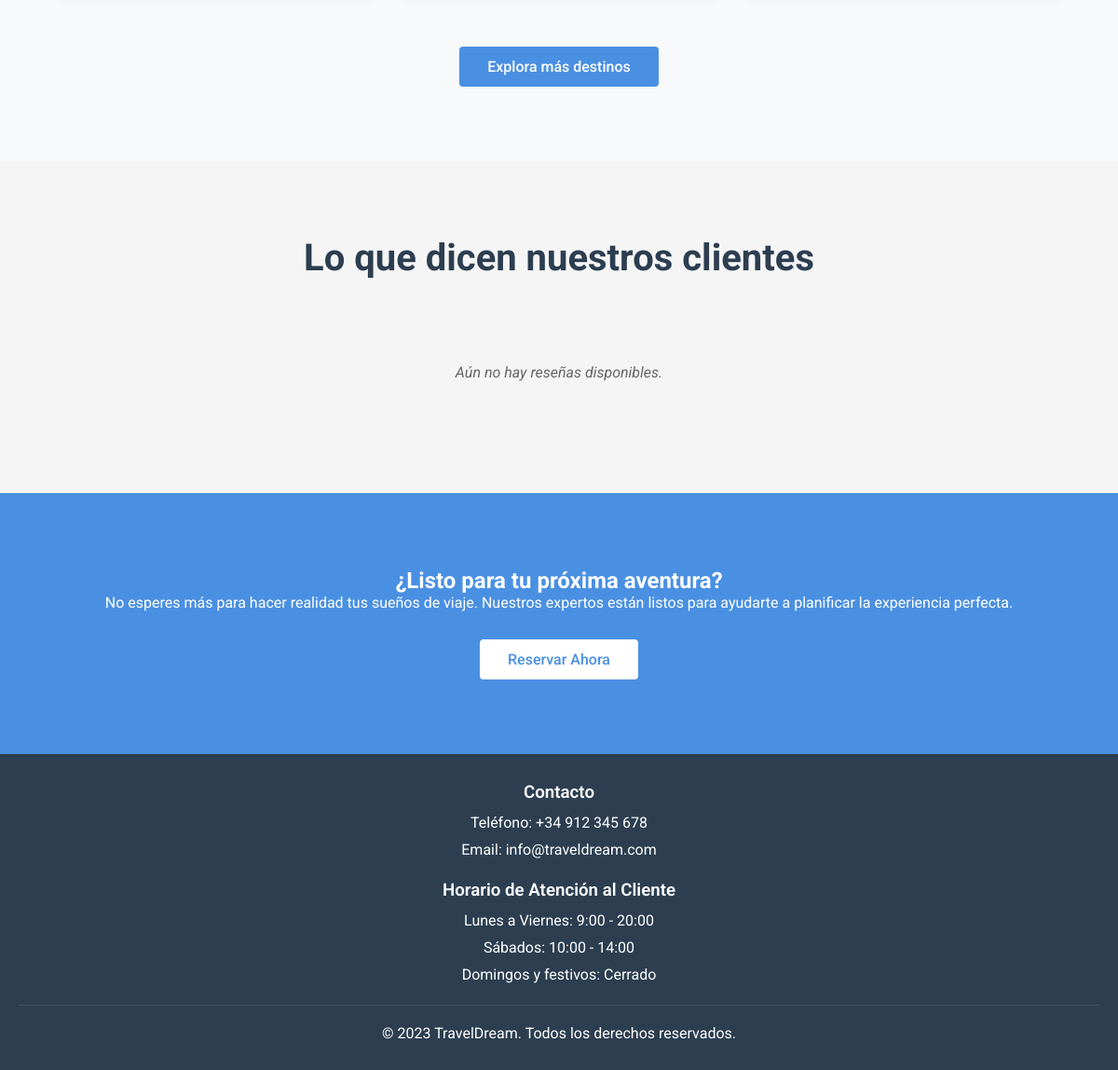
The app's page / (lower part), older data.
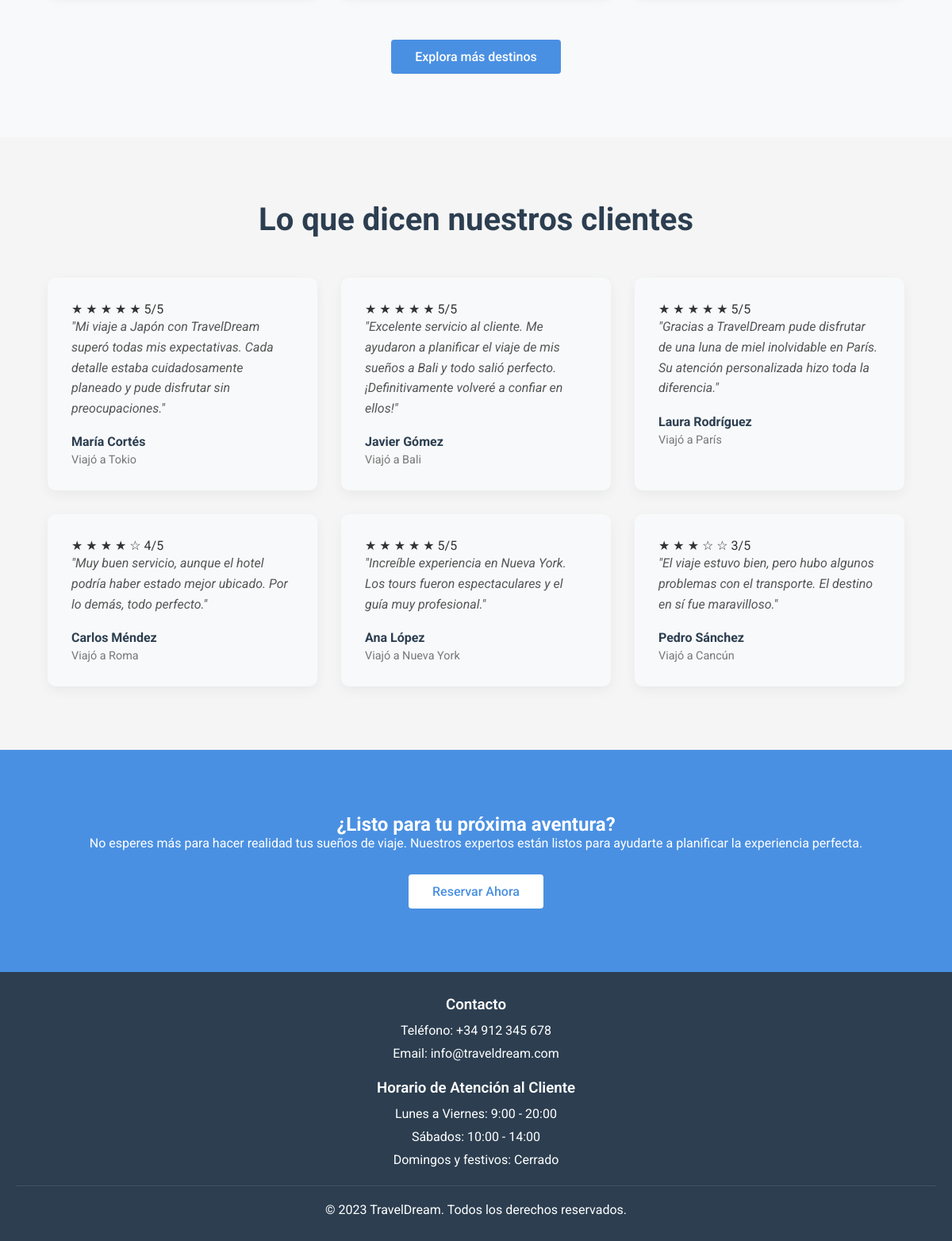
The same page, newer data.
### appAgenciaDjango/models.py (models this page shows, shortened)
class Resena(models.Model):
    nombre = models.CharField(max_length=100)
    puntuacion = models.IntegerField(
        choices=[(i, str(i)) for i in range(1, 6)],
        default=5
    )
    reseña = models.TextField()
    fecha = models.DateTimeField(auto_now_add=True)
    destino_viajado = models.CharField(max_length=100, blank=True, null=True)

### appAgenciaDjango/views.py (the view)
# urls.py: path('', views.index, name='index'),
def index(request):
    lista_destinos = Destino.objects.all()[:3]
    reseñas = Resena.objects.all()[:6]  # Obtener las 6 reseñas más recientes
    return render(request, 'index.html', {
        'destinos': lista_destinos,
        'reseñas': reseñas  # Cambia el nombre a reseñas (con ñ) o usa 'reviews'
    })
    return render(request, 'index.html', {'destinos': lista_destinos})

### appAgenciaDjango/templates/index.html (shortened to what this page needs)
{% extends 'base.html' %}
{% load static %}
{% block extra_css %}
<link rel="stylesheet" href="{% static 'css/index.css' %}?v=1.5">
{% endblock %}
{% block contenido %}
<section class="destinations-section">
    <div class="destinations-container">
        <div style="text-align: center; margin-top: 30px;">
            <a href="{% url 'destinos' %}" class="explore-button">Explora más destinos</a>
        </div>
    </div>
</section>
<section class="testimonials-section">
    <div class="testimonials-container">
        <h2 class="section-title">Lo que dicen nuestros clientes</h2>
        <div class="testimonials-grid">
            {% for reseña in reseñas %}
            <div class="testimonial-card">
                <div class="star-rating">
                    {% if reseña.puntuacion >= 1 %}★{% else %}☆{% endif %}
                    {% if reseña.puntuacion >= 2 %}★{% else %}☆{% endif %}
                    {% if reseña.puntuacion >= 3 %}★{% else %}☆{% endif %}
                    {% if reseña.puntuacion >= 4 %}★{% else %}☆{% endif %}
                    {% if reseña.puntuacion >= 5 %}★{% else %}☆{% endif %}
                    <span class="rating-number">{{ reseña.puntuacion }}/5</span>
                </div>
                <p class="testimonial-text">"{{ reseña.reseña }}"</p>
                <div class="testimonial-author">
                    <div class="author-info">
                        <h4>{{ reseña.nombre }}</h4>
                        {% if reseña.destino_viajado %}
                            <p>Viajó a {{ reseña.destino_viajado }}</p>
                        {% else %}
                            <p>Cliente satisfecho</p>
                        {% endif %}
                    </div>
                </div>
            </div>
            {% endfor %}
        </div>
        {% if not reseñas %}
        <div style="text-align: center; padding: 40px;">
            <p style="color: #666; font-style: italic;">Aún no hay reseñas disponibles.</p>
        </div>
        {% endif %}
    </div>
</section>
<section class="cta-section">
    <div class="cta-container">
        <h2 class="cta-title">¿Listo para tu próxima aventura?</h2>
        <p class="cta-text">No esperes más para hacer realidad tus sueños de viaje. Nuestros expertos están listos para ayudarte a planificar la experiencia perfecta.</p>
        <a href="{% url 'destinos' %}" class="cta-button">Reservar Ahora</a>
    </div>
</section>
{% endblock %}

Row changes from the older to the newer data that the page shows:
added Resena: puntuacion "5", reseña "Mi viaje a Japón con TravelDream superó todas mis expectativas. Cada detalle estaba cuidadosamente planeado y pude disfrutar sin preocupaciones.", nombre "María Cortés", destino_viajado "Tokio"
added Resena: puntuacion "5", reseña "Excelente servicio al cliente. Me ayudaron a planificar el viaje de mis sueños a Bali y todo salió perfecto. ¡Definitivamente volveré a confiar en ellos!", nombre "Javier Gómez", destino_viajado "Bali"
added Resena: puntuacion "5", reseña "Gracias a TravelDream pude disfrutar de una luna de miel inolvidable en París. Su atención personalizada hizo toda la diferencia.", nombre "Laura Rodríguez", destino_viajado "París"
added Resena: puntuacion "4", reseña "Muy buen servicio, aunque el hotel podría haber estado mejor ubicado. Por lo demás, todo perfecto.", nombre "Carlos Méndez", destino_viajado "Roma"
added Resena: puntuacion "5", reseña "Increíble experiencia en Nueva York. Los tours fueron espectaculares y el guía muy profesional.", nombre "Ana López", destino_viajado "Nueva York"
added Resena: puntuacion "3", reseña "El viaje estuvo bien, pero hubo algunos problemas con el transporte. El destino en sí fue maravilloso.", nombre "Pedro Sánchez", destino_viajado "Cancún"
Text that changed along with them:
text no longer shown: "Aún no hay reseñas disponibles."
